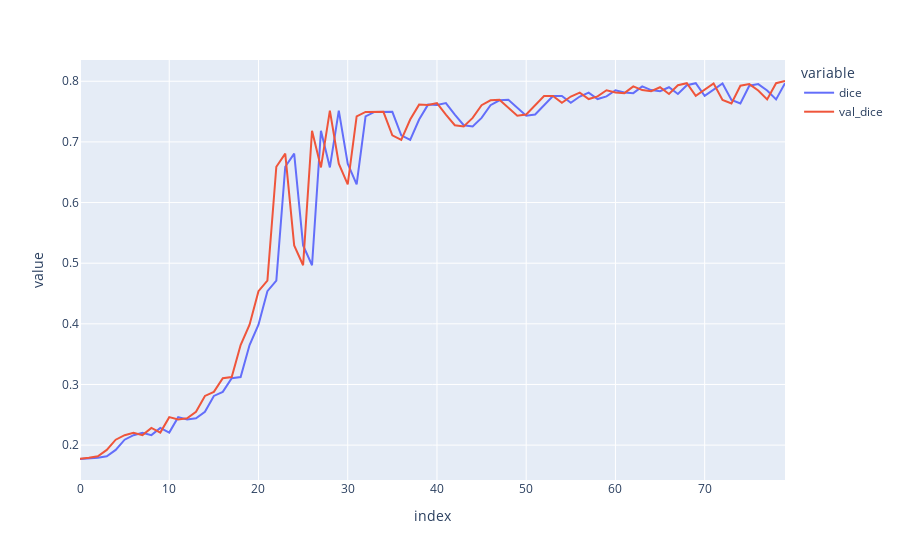

Notebook code for this chart:
### Code cell
fig = px.line({'dice': train_history['dice'], 'val_dice': val_history['dice']})
fig.show()
